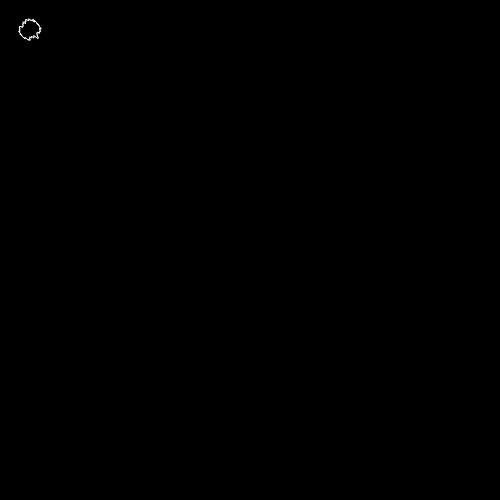
Frame 1 (no input)
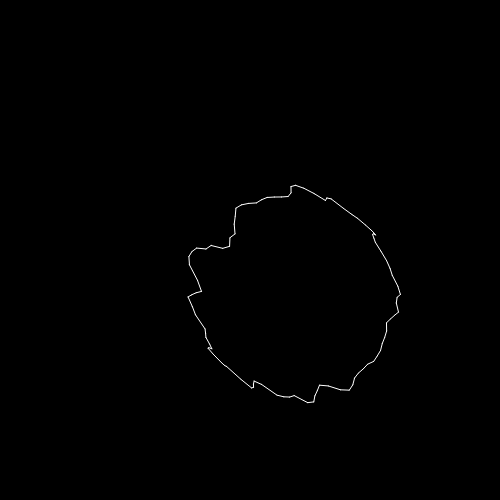
Frame 60 (no input)
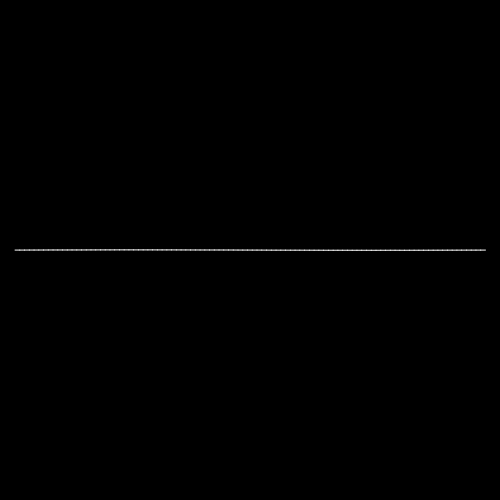
Frame 120 (the mouse pressed at the canvas centre since frame 60)

The p5.js sketch that drew these frames (run headless with seeded random() and noise() and a simulated clock; from frame 60 on, the mouse is pressed at the canvas centre):

// p5.js sketch
// ── sketch.js
var points;
var targetPoints;
var isCircle;

function setup() {
  createCanvas(500, 500);
  points = [];
  targetPoints = [];
  for( var i=0; i < 100; i++) {
    points.push(createVector(0,0));
    targetPoints.push(createVector(0,0));
  }
  isCircle = true;
}

function draw() {
  background(0);
  var numOfPoints = 100; // number of circle points
  var sizeOfCircle = 100; // size of whole background circle //http://setosa.io/ev/sine-and-cosine/
  stroke(255);
  var millisecond = Date.now();
  for( var i=0; i < numOfPoints; i++) {
      var segment = i/(numOfPoints - 1);
      var radian = (Math.PI * 2) * segment;
      if (isCircle) {
        var xPos = Math.cos(radian) * sizeOfCircle + width/2;
        var yPos = Math.sin(radian) * sizeOfCircle + height/2;
        var noiseMult = 0.05;
        var noiseValue = noise(xPos * noiseMult, yPos * noiseMult, millisecond * 0.01);
        noiseValue *= 100;
        var point = createVector(xPos+noiseValue, yPos+noiseValue);
    } else {
      var lineLength = Math.PI * 1.5 * sizeOfCircle;
      var xPos = width/2 + ((1-segment) * lineLength) - (lineLength/2);
      var yPos = height/2;
      var point = createVector(xPos, yPos);
    }
    targetPoints[i] = point;
    points[i] = p5.Vector.lerp(points[i], targetPoints[i], 0.1);
    if (i > 0) {
      var prevPoint = points[i - 1];
      var currentPoint = points[i];
      line(prevPoint.x, prevPoint.y, currentPoint.x, currentPoint.y);
    }
    //ellipse(xPos, yPos, 10, 10);
  }
}

function mousePressed() {
  isCircle = !isCircle; //! means no.
}
